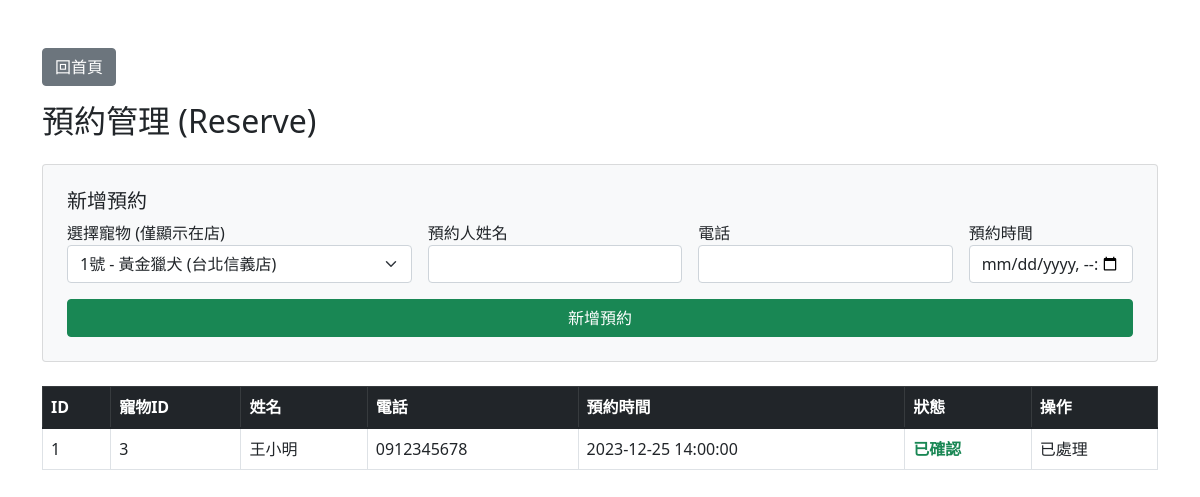
The app's page /reserve_mngt.php with its own data.
### tables this page shows
CREATE TABLE RESERVE (
  rID int(11) NOT NULL AUTO_INCREMENT,
  petID int(11) NOT NULL,
  rName varchar(50) NOT NULL,
  rPhone varchar(20) NOT NULL,
  time datetime NOT NULL,
  status varchar(20) DEFAULT '待確認',
  PRIMARY KEY (`rID`),
  KEY petID (`petID`),
  CONSTRAINT reserve_ibfk_1 FOREIGN KEY (`petID`) REFERENCES PET (`petID`)
);

### reserve_mngt.php (the view, shortened to what this page needs)
<?php
include 'db_connect.php';
?>
<!DOCTYPE html>
<html lang="zh-TW">
<head>
    <link href="https://cdn.jsdelivr.net/npm/bootstrap@5.1.3/dist/css/bootstrap.min.css" rel="stylesheet">
</head>
<body class="container mt-5">
    <a href="index.php" class="btn btn-secondary mb-3">回首頁</a>
    <h2 class="mb-4">預約管理 (Reserve)</h2>
    <form method="post" class="card p-4 mb-4 bg-light">
        <h5 class="card-title">新增預約</h5>
        <div class="row g-3">
            <div class="col-md-4">
                <label>選擇寵物 (僅顯示在店)</label>
                <select name="petID" class="form-select" required>
                    <?php
                    $sql = "SELECT pet.petID, breed.bName, store.storeName
                            FROM pet
                            JOIN breed ON pet.bID = breed.bID
                            JOIN store ON pet.storeID = store.storeID
                            WHERE pet.status = '在店'";
                    $res = $conn->query($sql);
                    while ($r = $res->fetch_assoc()) {
                        echo "<option value='{$r['petID']}'>{$r['petID']}號 - {$r['bName']} ({$r['storeName']})</option>";
                    }
                    ?>
                </select>
            </div>
            <div class="col-md-3">
                <label>預約人姓名</label>
                <input type="text" name="rName" class="form-control" required>
            </div>
            <div class="col-md-3">
                <label>電話</label>
                <input type="text" name="rPhone" class="form-control" required>
            </div>
            <div class="col-md-2">
                <label>預約時間</label>
                <input type="datetime-local" name="time" class="form-control" required>
            </div>
            <div class="col-12">
                <button type="submit" name="add" class="btn btn-success w-100">新增預約</button>
            </div>
        </div>
    </form>
    <table class="table table-bordered table-hover">
        <thead class="table-dark">
            <tr>
                <th>ID</th>
                <th>寵物ID</th>
                <th>姓名</th>
                <th>電話</th>
                <th>預約時間</th>
                <th>狀態</th>
                <th>操作</th>
            </tr>
        </thead>
        <tbody>
            <?php
            $result = $conn->query("SELECT * FROM reserve ORDER BY time DESC");
            while ($row = $result->fetch_assoc()) {
                $statusClass = ($row['status']=='已確認') ? 'text-success fw-bold' : 'text-danger';
                $actionBtn = "";
                if ($row['status'] == '待確認') {
                    $actionBtn = "<a href='?confirm={$row['rID']}&petID={$row['petID']}' class='btn btn-outline-success btn-sm'>確認預約</a>";
                } else {
                    $actionBtn = "已處理";
                }
                echo "<tr>
                        <td>{$row['rID']}</td>
                        <td>{$row['petID']}</td>
                        <td>{$row['rName']}</td>
                        <td>{$row['rPhone']}</td>
                        <td>{$row['time']}</td>
                        <td class='$statusClass'>{$row['status']}</td>
                        <td>$actionBtn</td>
                      </tr>";
            }
            ?>
        </tbody>
    </table>
</body>
</html>

### records on screen
reserve: rID "1", petID "3", rName "王小明", rPhone "0912345678", time "2023-12-25 14:00:00", status "已確認", status "已處理"

### other values on screen
form field petID "1號 - 黃金獵犬 (台北信義店)"
